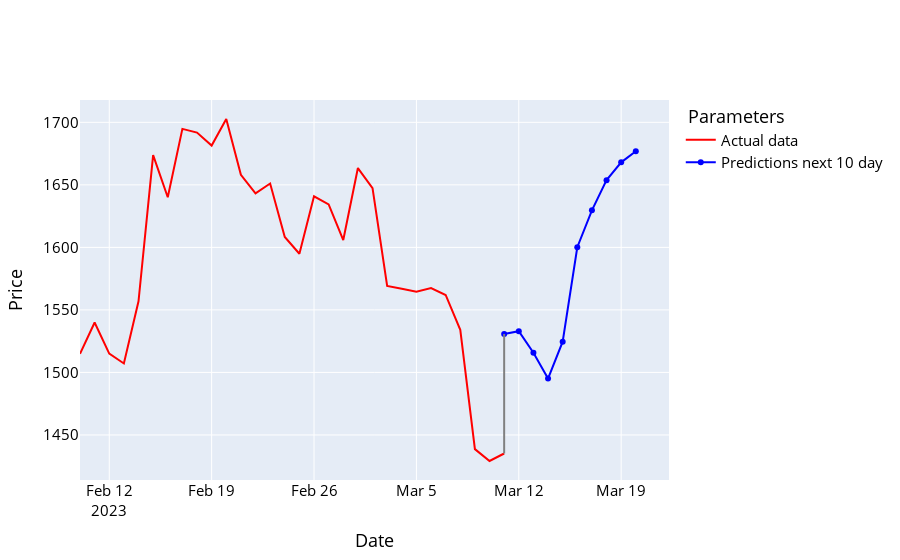

Source (notebook cell):
### Code cell
names = cycle(['Predictions next 10 day', 'Actual data '])

fig = go.Figure()

fig.add_trace(go.Scatter(x=y_future_data.index, y=y_future_data['Adj Close'], name='Actual data ',
                         line=dict(width=2, color='red')))
fig.add_trace(go.Scatter(x=prediction_df.index, y=prediction_df['Adj Close'], name='Predictions next 10 day',
                         line=dict(width=2, color='blue')))

fig.add_shape(type='line',
              x0=prediction_df.index[0], y0=prediction_df['Adj Close'][0],
              x1=y_future_data.index[-1], y1=y_future_data['Adj Close'][-1],
              line=dict(color='grey', width=2))
fig.update_layout(xaxis_title='Date', yaxis_title='Price',
                  font_size=15, font_color='black', legend_title_text=' Parameters')
fig.show()

### Figure 1 — Plotly figure (JSON) as saved in the notebook; plotly's stock layout.template omitted (floating-point values rounded to 4 significant figures)
{"data": [{"line": {"color": "red", "width": 2}, "name": "Actual data ", "type": "scatter", "x": ["2023-02-10T00:00:00", "2023-02-11T00:00:00", "2023-02-12T00:00:00", "2023-02-13T00:00:00", "2023-02-14T00:00:00", "2023-02-15T00:00:00", "2023-02-16T00:00:00", "2023-02-17T00:00:00", "2023-02-18T00:00:00", "2023-02-19T00:00:00", "2023-02-20T00:00:00", "2023-02-21T00:00:00", "2023-02-22T00:00:00", "2023-02-23T00:00:00", "2023-02-24T00:00:00", "2023-02-25T00:00:00", "2023-02-26T00:00:00", "2023-02-27T00:00:00", "2023-02-28T00:00:00", "2023-03-01T00:00:00", "2023-03-02T00:00:00", "2023-03-03T00:00:00", "2023-03-04T00:00:00", "2023-03-05T00:00:00", "2023-03-06T00:00:00", "2023-03-07T00:00:00", "2023-03-08T00:00:00", "2023-03-09T00:00:00", "2023-03-10T00:00:00", "2023-03-11T00:00:00"], "y": [1515.0, 1540.0, 1515.0, 1507.0, 1557.0, 1674.0, 1640.0, 1695.0, 1692.0, 1681.0, 1703.0, 1658.0, 1643.0, 1651.0, 1608.0, 1595.0, 1641.0, 1634.0, 1606.0, 1663.0, 1647.0, 1569.0, 1567.0, 1564.0, 1567.0, 1562.0, 1534.0, 1439.0, 1429.0, 1435.0]}, {"line": {"color": "blue", "width": 2}, "name": "Predictions next 10 day", "type": "scatter", "x": ["2023-03-11T00:00:00", "2023-03-12T00:00:00", "2023-03-13T00:00:00", "2023-03-14T00:00:00", "2023-03-15T00:00:00", "2023-03-16T00:00:00", "2023-03-17T00:00:00", "2023-03-18T00:00:00", "2023-03-19T00:00:00", "2023-03-20T00:00:00"], "y": [1531.0, 1533.0, 1516.0, 1495.0, 1525.0, 1600.0, 1630.0, 1654.0, 1668.0, 1677.0]}], "layout": {"font": {"color": "black", "size": 15}, "legend": {"title": {"text": " Parameters"}}, "shapes": [{"line": {"color": "grey", "width": 2}, "type": "line", "x0": "2023-03-11T00:00:00", "x1": "2023-03-11T00:00:00", "y0": 1531.0, "y1": 1435.0}], "xaxis": {"title": {"text": "Date"}}, "yaxis": {"title": {"text": "Price"}}}}
